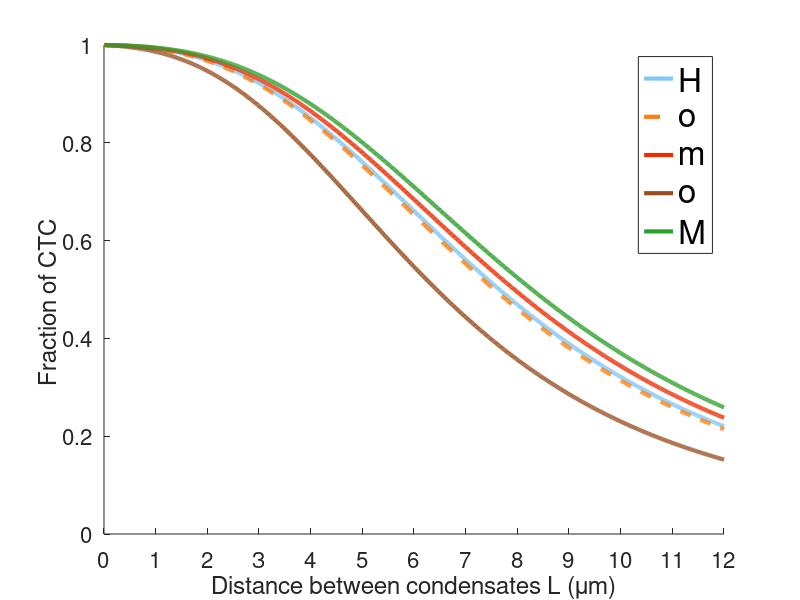

MATLAB code to generate this figure: (Note: this script raises an error after producing the figure.)
format compact;
clear;
%% Parameters
R1 = 0.5;                    % Microns (fixed droplet radius)
tau = 30; % min

k2= 1 / (tau * 60);   % Degradation rate (1/s)
D = 0.05;                    % Diffusion coefficient (µm^2/s)
a= sqrt(k2/ D);

N_pro = 4 * pi * (R1 / 0.003)^3 * 0.0273 / 3;

v = 208 * 27 / 1e9;

%% Parameters for plotting
R2_list1 = linspace(0.5,6.5, 1000);


% eps_list = [-9.04, -8.97, -9.41, -8.50, -9.53];
% sigma_list = [1.32, 1.30,1.54, 1.61, 1.35];
eps_list = [-9.07, -8.99, -9.44, -8.50, -9.57];
sigma_list = [1.33, 1.31,1.56, 1.61, 1.36];
seq_names = ["Homo", "M-Block", "N-term", "C-term", "Cross"];
colors = [
    0.4980, 0.7804, 0.9676;  % tab:cyan
    1.0000, 0.4980, 0.0549;  % tab:orange
    0.9353, 0.1686, 0.0000;  % tab:red (adjusted for MATLAB style)
    0.5961, 0.3059, 0.1235;  % tab:brown
    0.1725, 0.6275, 0.1725;  % tab:green
    0.5804, 0.4039, 0.7412   % tab:purple
];
%% Start figure
fig=figure(1); clf; hold on;
set(gcf, 'Position', [584 495 560 420]);  % [x, y, width, height]
for i = 1:length(eps_list)
    eps = eps_list(i);
    sigma = sigma_list(i);
    NS = N_pro^(2/3) / sigma;
    y = NaN(size(R2_list1));  % Store critical tau values
    
    for j = 1:length(R2_list1)
        R2 = R2_list1(j);
        V = 4/3 * pi * (R2^3 - R1^3);
            N_Polysome = 0.3738*V;             % Number of polysomes
            k1 = N_Polysome * k2 / V;
            m = exp(2*a*R2) * (a*R2 - 1) / (a*R2 + 1);
            n = 4 * pi * D / k2 * ((a*R1 - 1)*exp(a*R1) - m*(a*R1 + 1)*exp(-a*R1));
            l = (exp(a*R1) + m * exp(-a*R1)) / R1;
            b = k2 * l * NS - k1 * n - k2 * n * exp(eps - 1) / v;

            NB = (b - sqrt(b^2 + 4 * k1 * k2 * l * n * NS)) / (2 * k2 * l);
            frac(i,j) = NB / N_Polysome;

    end

    %Plot critical tau vs. R2
    if i ==2
        plot(2*R2_list1-1, frac(i,:),'--', 'LineWidth', 3, 'DisplayName', seq_names(i), 'Color', colors(i,:));
    else
        plot(2*R2_list1-1, frac(i,:), 'LineWidth', 3, 'DisplayName', seq_names(i), 'Color', colors(i,:));
    end
end

%% Final figure decoration

xlabel('Distance between condensates L (\mum)');
ylabel('Fraction of CTC    ');
xlim([0, 12]);
xl = xlim;
xticks(floor(xl(1)):ceil(xl(2)));
ylim([0, 1]);
set(gca, 'FontSize', 16);
legend('Location', 'northeast', 'FontSize', 24);
% Save figure
set(gca, 'LooseInset', get(gca, 'TightInset'));
print(fig, 'Fig4c_f_L.svg', '-dsvg');

% Save data
frac(:,1)=1;
writematrix(frac', 'frac30.csv');